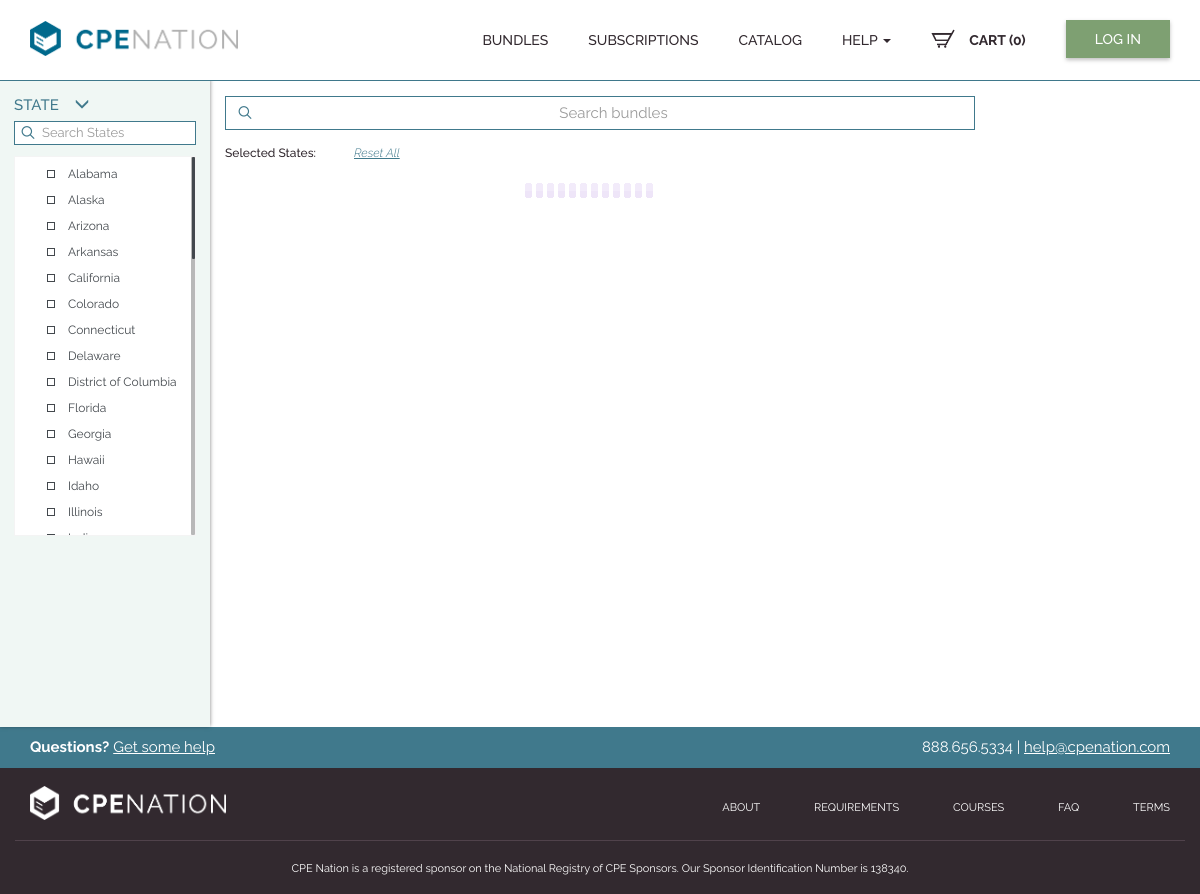
Screenshot of /index.php/compliance-bundles with the database file from the repository.
### tables this page shows
CREATE TABLE IF NOT EXISTS `us_state` (
  `state_id` int(11) NOT NULL AUTO_INCREMENT,
  `state` varchar(155) DEFAULT NULL,
  `state_abbr` varchar(155) DEFAULT NULL,
  `state_desc` text NOT NULL,
  `state_contact` text NOT NULL,
  `state_phone` varchar(50) NOT NULL,
  `state_fax` varchar(50) NOT NULL,
  `state_website` varchar(155) DEFAULT NULL,
  `status` enum('Active','In-Active') NOT NULL DEFAULT 'Active',
  `start_date` varchar(50) NOT NULL,
  `end_date` varchar(50) NOT NULL,
  `prev_year` int(11) NOT NULL,
  `next_year` int(11) NOT NULL,
  PRIMARY KEY (`state_id`),
  KEY `status` (`status`)
);

### application/libraries/Template.php (called while the page is built)
<?php if ( ! defined('BASEPATH')) exit('No direct script access allowed');
class Template {
		var $template_data = array();
		function set($name, $value)
		{
			$this->template_data[$name] = $value;
		}
		function load($template = '', $view = '' , $view_data = array(), $return = FALSE)
		{
			$this->CI =& get_instance();
			$this->set('contents', $this->CI->load->view($view, $view_data, TRUE));
			return $this->CI->load->view($template, $this->template_data, $return);
		}
}

### application/controllers/Bundle_con.php (called while the page is built, shortened)
<?php
class Bundle_con extends CI_Controller {
	public $current_state = 0;
	public function __construct()
	{
		if($this->session->userdata['state_id']=='')
		{
			$this->current_state = find_states();
		}else{
			$this->current_state =  $this->session->userdata['state_id'];
		}
	}
	public function index($stateid='')
	{
		$data['page_title'] = 'Bundles | CPE Nation';
		$sel_state_id = $this->input->post('dropdown_states');
	    $data['selected_state_id'] = $this->current_state;
		if(isset($sel_state_id) && $sel_state_id!='')
		{
			 $arr_state = array('state_id'=> $sel_state_id);
			 $this->session->set_userdata($arr_state);
			 $data['selected_state_id'] = $sel_state_id;
		}else if($this->session->userdata('state_id') == ''){
			$data['selected_state_id'] = $this->session->userdata('state_id');
		}else{
			$data['selected_state_id'] = '';
		}
		$data['states'] = $this->state_mod->get_us_states();
		$this->template->load('layouts/default_layout.php','bundles/bundle.php',$data);
	}
}

### index.php (called while the page is built, shortened)
<?php date_default_timezone_set('America/Los_Angeles');
require_once BASEPATH.'core/CodeIgniter.php';

### application/models/State_mod.php (called while the page is built, shortened)
<?php
class State_mod extends CI_Model
{
	public function get_us_states()
	{
		 	$this->db->select("s.*");
			$this->db->from("us_state AS s");
			$this->db->where("s.status",'Active');
			$this->db->order_by("s.state", "ASC");
			$query_state = $this->db->get();
			if($query_state->num_rows()>0)
			{
				return $query_state->result_array();
			}
			else
			{
				return array();
			}
	}
}
?>

### application/views/bundles/bundle.php (the view, shortened to what this page needs)
<div class="section-full bd-min-hgt open_Filter">
<div class="bd-pd-tp-16 mng-filter" style="height:auto;">
  <div id="filt_Cont" class="filter-sidebar">
    <div class="filter_inner">
      <div class="panel-group custom-panel" id="accordion">
        <div class="panel">
          <div class="panel-title"> <a class="accordion-toggle" data-toggle="collapse" data-parent="#accordion" href="#collapseOne"> State <span class="glyphicon glyphicon-menu-down"></span> </a> </div>
          <div id="collapseOne" class="panel-collapse collapse in">
            <div class="search-sec">
              <button class="btn" type="submit"><span class="icon-search"></span></button>
              <input type="text" class="form-control" placeholder="Search States" onkeyup="state_filter(this)"/>
            </div>
            <div class="panel-body filter-max-ht cust-scroll">
              <ul class="list-unstyled" id="stateList">
                <?php foreach($states as $key => $stateval){?>
                <li>
                  <label for="checkboxG<?php echo $stateval['state_id'];?>" class="css-label"><?php echo trim($stateval['state']);?></label>
                </li>
                <?php } ?>
              </ul>
            </div>
          </div>
        </div>
      </div>
    </div>
  </div>
  <div class="container">
    <div class="row">
      <div class="col-sm-9 col-md-8 col-lg-8 col-sm-offset-3 col-md-offset-3 col-lg-offset-2">
        <div class="search-area">
          <div class="form-group text-center">
            <input type="text" class="form-control" placeholder="Search bundles" id="bundle_filter"/>
            <button class="btn" type="submit"><span class="icon-search"></span></button>
          </div>
        </div>
        <div class="filter-tags">
          <ul class="list-inline list-unstyled" id="selected_state">
            <li class="select-flt-head"><strong>Selected <span class="f_fil">States</span><span class="f_state">states</span>:</strong></li>
            <li class="reset-flt"><a href="javascript:void(0)" id="reset_filter">Reset All</a></li>
          </ul>
        </div>
        <div class="bund_Lst_sec">
           <div id="loader" style="display:none; position:relative; left:40%; top:35%;"><img src="<?php echo $this->config->item("cdn_css_image")?>images/ajax-loader.gif" alt="close" /></div>
        </div>
      </div>
    </div>
  </div>
  </div>
</div>

### application/views/layouts/header.php (shortened to what this page needs)
<!DOCTYPE html>
<html lang="en">
<head>
<link href="<?php echo $this->config->item("cdn_css_image")?>css/bootstrap.min.css" rel="stylesheet">
<link href="<?php echo $this->config->item("cdn_css_image")?>css/feather.css" rel="stylesheet">
<link rel="stylesheet" href="<?php echo $this->config->item("cdn_css_image")?>css/font-awesome.min.css">
<link href="<?php echo $this->config->item("cdn_css_image")?>css/stylesheet.css" rel="stylesheet">
<link href="<?php echo $this->config->item("cdn_css_image")?>css/custom.css" rel="stylesheet">
<link href="<?php echo $this->config->item("cdn_css_image")?>css/bootstrap-select.css" rel="stylesheet">
<link rel="stylesheet" type="text/css" href="<?php echo $this->config->item("cdn_css_image")?>css/jv-jquery-mobile-menu.css">
<link href="<?php echo $this->config->item("cdn_css_image")?>css/jquery.mCustomScrollbar.min.css" rel="stylesheet">
</head>
<body>
<div class="page">
<div class="wrapper header-top inner-nav">
  <div class="container">
    <div class="logo pull-left"> <a href="<?php echo base_url()?>"> <img class="clr-logo" src="<?php echo $this->config->item("cdn_css_image")?>images/cpe-logo-clr.png" alt="CPENATION" /> </a> </div>
    <div class="right-nav main-nav pull-right">
      <ul class="nav navbar-nav">
        <li class="active"><a href="<?php echo base_url();?>compliance-bundles">BUNDLES</a></li>
     	<li><a href="<?php echo base_url();?>subscriptions">SUBSCRIPTIONS</a></li>
        <li><a href="<?php echo base_url();?>individual-courses">CATALOG</a></li>
        <li class="dropdown"><a href="<?php echo base_url();?>faq_con/get_faq/" class="dropdown-toggle">HELP <span class="caret"></span></a>
            </li>
		<?php if($this->session->userdata('user_id')){?>
          <li class="dropdown"><a href="#" class="dropdown-toggle">Hello, <?php echo $this->session->userdata('user_name'); ?> <span class="caret"></span></a>
            <ul class="dropdown-menu">
                 <li><a href="<?php echo base_url();?>mycourses">My Courses</a></li>
                 <li><a href="<?php echo base_url();?>mycertificates">My Certificates</a></li>
                 <li><a href="<?php echo base_url();?>mycredits">My Credits</a></li>
                 <li><a href="<?php echo base_url();?>myorders">Order History</a></li>
                 <li><a href="<?php echo base_url();?>mybilling">Billing</a></li>
                 <li><a href="<?php echo base_url();?>mysetting">Settings</a></li>
                 <li><a href="<?php echo base_url();?>logout">LOG OUT</a></li>
                  </ul>
            </li>
            <li><a class="cart-mn" href="<?php echo base_url();?>cart"><img class="cart-bsk menu_ic_wht" src="<?php echo $this->config->item("cdn_css_image")?>images/cart-basket.png" width="24" alt="cart" /> <img class="cart-bsk menu_ic_blc" src="<?php echo $this->config->item("cdn_css_image")?>images/cart-basket-black.png" width="24" alt="cart" /> <span id="mycount" class="mycount">Cart (<?php if($this->session->userdata('cart_count')!=''){ echo $this->session->userdata('cart_count');}else{echo '0';}?>)</span></a></li>
          <li class="btn-link" id="hidlogout"><a href="<?php echo base_url();?>logout" class="btn">LOG OUT</a></li>
        <?php }else{ ?>
          <li><a class="cart-mn" href="<?php echo base_url();?>cart"><img class="cart-bsk menu_ic_wht" src="<?php echo $this->config->item("cdn_css_image")?>images/cart-basket.png" width="24" alt="cart" /> <img class="cart-bsk menu_ic_blc" src="<?php echo $this->config->item("cdn_css_image")?>images/cart-basket-black.png" width="24" alt="cart" /> <span id="mycount" class="mycount">Cart (<?php if($this->session->userdata('cart_count')!=''){ echo $this->session->userdata('cart_count');}else{echo '0';}?>)</span></a></li>
        <li class="btn-link"><a href="<?php echo base_url();?>customer_con/login" class="btn">LOG IN</a></li>
        <?php } ?>
      </ul>
    </div>
  </div>
</div>

### application/views/layouts/default_layout.php (shortened to what this page needs)
<?php $this->load->view('layouts/header'); ?>
<?php echo $contents ?>
<?php $this->load->view('layouts/footer'); ?>

### application/views/layouts/footer.php (shortened to what this page needs)
<div class="help-wrp rmv-tp-mrg">
  <div class="container">
    <div class="row">
      <div class="col-sm-6 text-left help-que"><strong>Questions?</strong> <a href="<?php echo base_url();?>faq_con/contactus">Get some help</a></div>
      <div class="col-sm-6 text-right help-no">888.656.5334 | <a href="mailto:help@cpenation.com">help@cpenation.com</a></div>
    </div>
  </div>
</div>
<div class="footer">
  <div class="container">
    <div class="row">
      <div class="col-md-8 col-sm-9 col-xs-12 pull-right footer-links">
        <ul class="list-unstyled list-inline">
          <li><a href="<?php echo base_url();?>index_con/get_cms/about">ABOUT</a></li>
          <li><a href="<?php echo base_url();?>state_con/state_equirement/">REQUIREMENTS</a></li>
          <li><a href="<?php echo base_url();?>individual-courses">COURSES</a></li>
          <li><a href="<?php echo base_url();?>faq_con/get_faq">FAQ</a></li>
          <li><a href="<?php echo base_url();?>index_con/get_cms/terms">Terms</a></li>
        </ul>
      </div>
      <div class="col-md-4 col-sm-3 col-xs-12 footer-logo"><a href="<?php echo base_url();?>"><img src="<?php echo $this->config->item("cdn_css_image")?>images/cpe-logo-wht.png" alt="CPENATION" /></a></div>
    </div>
    <div class="row"><div class="col-md-12 col-sm-12 col-xs-12 nasba-number">CPE Nation is a registered sponsor on the National Registry of CPE Sponsors. Our Sponsor Identification Number is 138340.</div></div>
  </div>
</div>
</div>
</body></html>

### assets/css/feather.css (style rules this page uses)
[class^="icon-"], [class*=" icon-"] { display: inline-block; font-family: "feather"; font-style: normal; font-weight: normal; font-variant: normal; text-transform: none; speak: none; line-height: 1; -webkit-font-smoothing: antialiased; -moz-osx-font-smoothing: grayscale; }
.icon-search:before { content: "\e036"; }

### rows the page displays
us_state: state "Alabama"
us_state: state "Alaska"
us_state: state "Arizona"
us_state: state "Arkansas"
us_state: state "California"
us_state: state "Colorado"
us_state: state "Connecticut"
us_state: state "Delaware"
us_state: state "District of Columbia"
us_state: state "Florida"
us_state: state "Georgia"
us_state: state "Hawaii"
us_state: state "Idaho"
us_state: state "Illinois"
